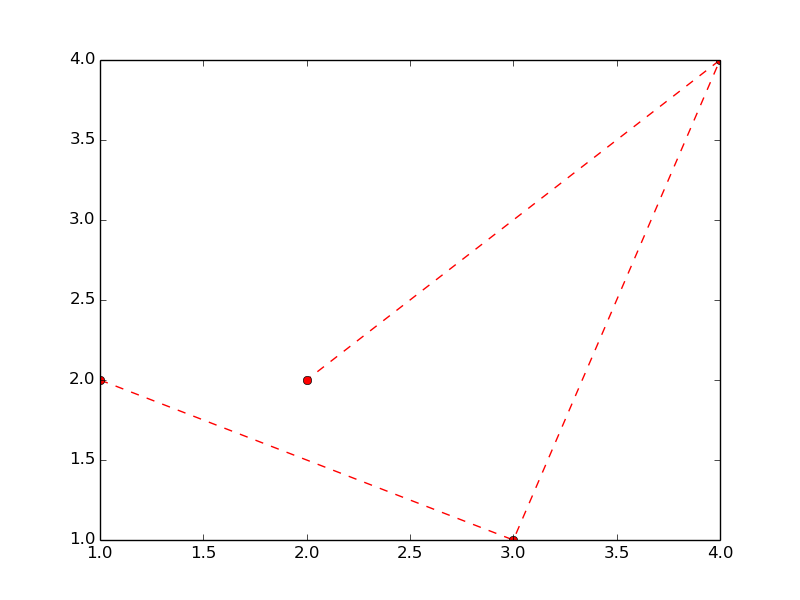

Python code for this plot:
import matplotlib.pyplot as plt

x = [1, 3, 4, 2]
y = [2, 1, 4, 2]

plt.clf()
plt.plot(x,y,'or--')
plt.savefig("ex_base_02.png")

plt.clf()
plt.plot(x,y,marker='o',color='r',linestyle='--')
plt.savefig("ex_base_02_bis.png")
